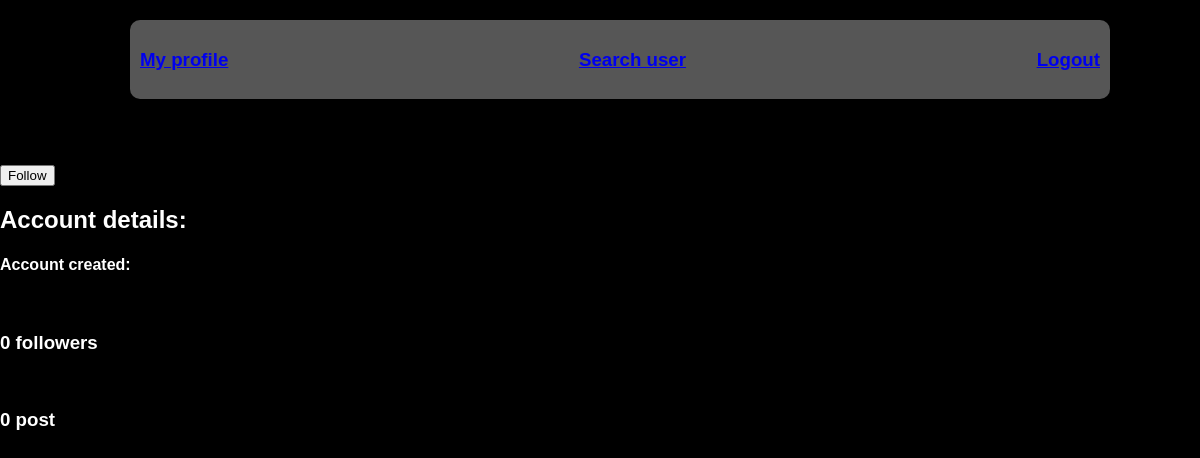
The app's page /user/5/ (signed in), older data.
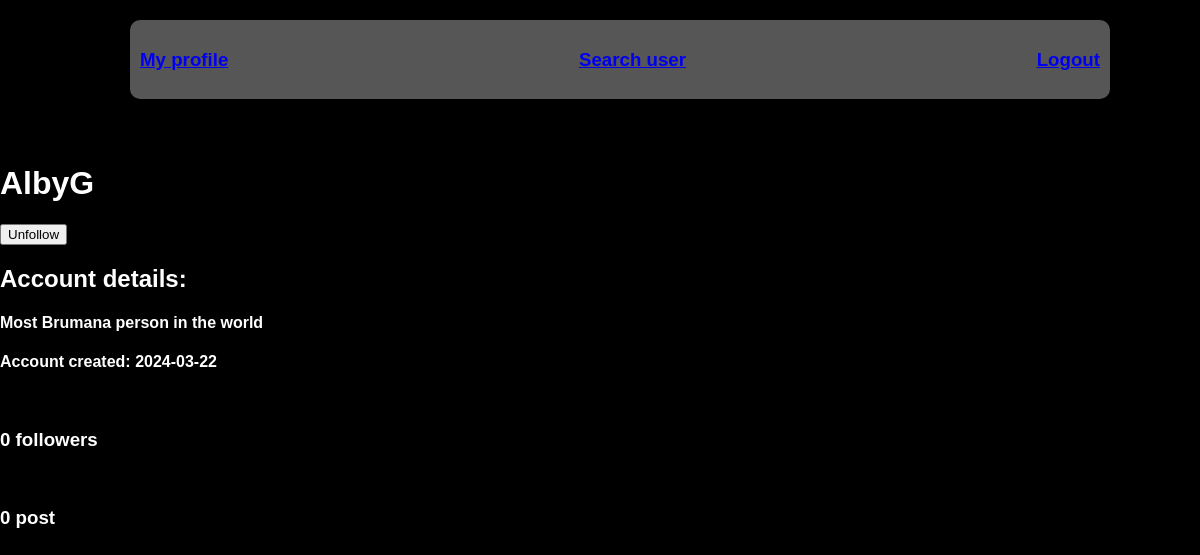
The same page, newer data.
### tables this page shows
CREATE TABLE users (
        id INTEGER PRIMARY KEY,
        username TEXT NOT NULL,
        password TEXT NOT NULL
    , description TEXT, creation_date DATE);

### app.py (the view)
@app.route('/user/<int:user_id>/')
def user(user_id):
    conn = sqlite3.connect('./static/data/cityPin.db')
    cursor = conn.cursor()
    cursor.execute(
        '''
        SELECT * FROM users WHERE id = ?
        ''',
        (user_id,)
    )
    user = cursor.fetchone()
    cursor.execute(
        '''
        SELECT * FROM post
        JOIN users ON post.user_id = users.id
        JOIN pins ON post.pin_id = pins.id
        WHERE users.id = ?

        ''',
        (session['user'][0],)
    )
    posts = cursor.fetchall()
    cursor.execute(
        '''
            SELECT COUNT(*) FROM followers WHERE user_id = ?
        ''',
        (session['user'][0],)
    )
    n_followers = cursor.fetchone()[0]
    cursor.execute(
        '''
        SELECT COUNT(*) FROM followers WHERE user_id = ? AND follower_id = ?
        ''',
        (user_id, session['user'][0])
    )
    is_following = cursor.fetchone()[0]
    conn.commit()
    conn.close()
    return render_template('other_user_page.html', user = user, posts = posts, n_posts = len(posts), n_followers = n_followers, is_following = is_following)

### templates/other_user_page.html (shortened to what this page needs)
<!DOCTYPE html>
<html lang="en">
<head>
    <link rel="stylesheet" type="text/css" href="{{ url_for('static', filename='css/style.css') }}">
</head>
<body>
    <div class = "navbar">
        <h3><a href = "/userPage">My profile</a></h3>
        <h3><a href = "/search">Search user</a></h3>
        <h3><a href="{{ url_for('logout') }}">Logout</a></h3>
    </div>
    <br><br><br><br><br><br><br><br>
    <h1>{{ user[1] }}</h1>
    {% if not is_following %}
        <form action="/addFollower/{{ user[0] }}/" method="POST">
            <button type="submit" class = "followBotton">Follow</button>
        </form>
    {% else %}
        <form action="/removeFollower/{{ user[0] }}/" method="POST">
            <button type="submit" class = "followBotton">Unfollow</button>
        </form>
    {% endif %}
    <h2>Account details:</h2>
    <h4>{{ user[3] }}</h4>
    <h4>Account created: {{ user[4] }}</h4>
    <br>
    <h3>{{n_followers}} followers</h3>
    <br>
    <h3>{{n_posts}} post</h3>
</body>
</html>

### static/css/style.css (style rules this page uses)
body { background-color: #000000; font-family: Arial, sans-serif; margin: 0; padding: 0; color: rgb(255,255,255); }
.navbar { position: fixed; top: 0%; left: 50%; transform: translateX(-50%); width: 80%; display: flex; justify-content: space-between; align-items: center; background-color: rgba(255, 255, 255, 0.337); padding: 10px; border-radius: 10px; margin: 20px; }

Row changes from the older to the newer data that the page shows:
added users: username "AlbyG", description "Most Brumana person in the world", creation_date "2024-03-22"
Text that changed along with them:
text no longer shown: "Follow"
text now shown: "Unfollow"
